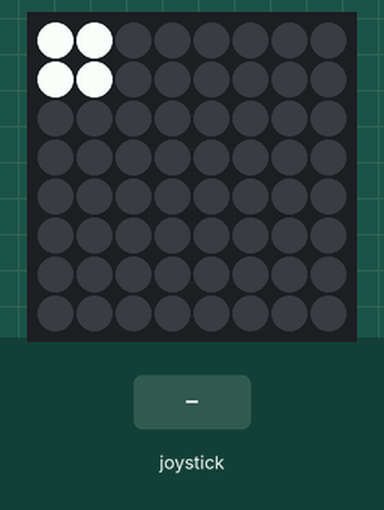
Simulated run of this program. Board: Raspberry Pi (BCM pin numbers) with a Sense HAT. Parts: the Sense HAT's 8×8 RGB LED matrix. The inputs (shaded band) are chosen by the test bench. Random numbers come from a fixed seed; the pygame window is not drawn.

Above: at 1.2 s.
1.3 s: joystick pushed down
At 1.9 s:
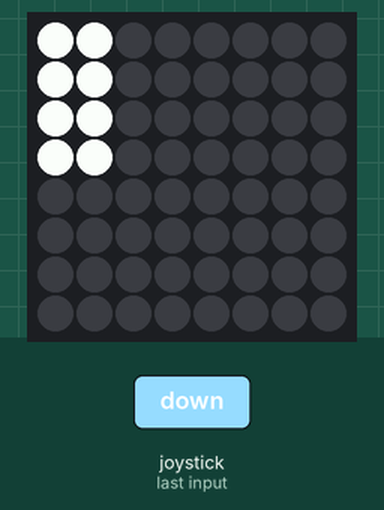
3.0 s: joystick pushed right
At 4.7 s:
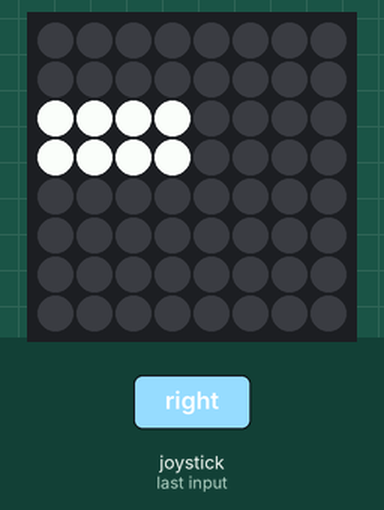
5.0 s: joystick pushed up
At 6.3 s:
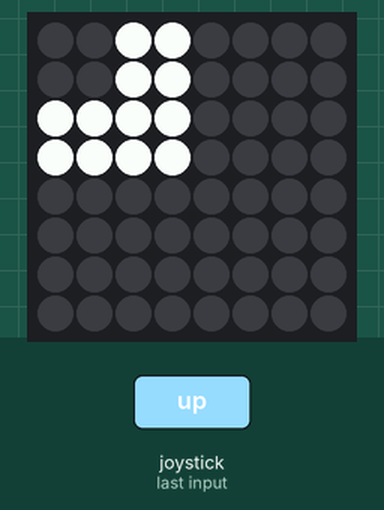
7.0 s: joystick clicked
At 7.6 s:
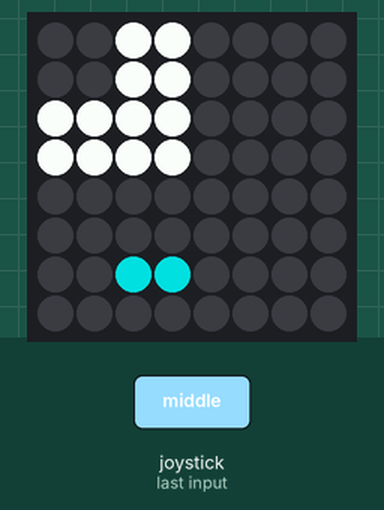
8.5 s: joystick pushed left
At 10.0 s:
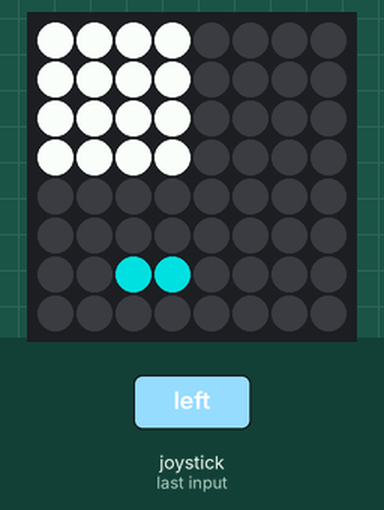
Timing chart, 0 to 11.0 s (numbered marks = the images above; inputs shaded):
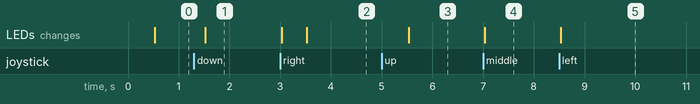

Measured:
- after the input at 1.3 s, the LEDs: change after 0.22 s (image 1)
- after the input at 3.0 s, the LEDs: first change at once (image 2 shows a later state)
- after the input at 5.0 s, the LEDs: change after 0.53 s (image 3)
- after the input at 7.0 s, the LEDs: change at once (image 4)
- after the input at 8.5 s, the LEDs: change at once (image 5)

The program:

Sense_Hat_Memory-pygame.py
```python
#!/usr/bin/env python3
#################################################
# The classic Memory game for Sense Hat
#

import random,time
import pygame
import pygame.locals as pgl
try :
    from sense_hat import SenseHat
except :
    try :
        from sense_emu import SenseHat
    except :
        from _sense_hat_ANSI import SenseHat

#################### INIT PART ####################

COLOR :dict = {'_':[0,0,0], 'R':[180,0,0], 'O':[170,100,0], 'Y':[160,160,0], 'G':[0,180,0], 'C':[0,160,160], 'B':[0,0,180], 'M':[160,0,160], 'W':[150,150,150], '#':[255,255,255]}
# Index is first letter of the color, except '_' is background and '#' is cursor or marker


#################### CLASS PART ####################

class Cell :
    """Object class for one cell of the 4x4 field"""

    def __init__(self, myX :int, myY :int, myColor :str, myPattern :int) :
        global COLOR
        """Initialize the cell with its coordinates, color and pattern"""
        self.X :int = myX
        self.Y :int = myY
        # color is a single letter abbreviation from the COLOR[] dictionary keys
        self.C :str = myColor
        # Pattern is an integer between 1-15, (4 bits), highest bit (value 8) representing whether there is a pixel
        # in the top-left corner of the pattern, next bit (value 4) is for top-right corner's pixel,
        # third bit (value 2) is bottom-left, and lowest bit (value 1) is for the bottom-right corner pixel.
        self.P :str = myPattern
        # Below flag is to signalize if the matching square has been discovered already
        self.Discovered :bool =False
        # Below flag signalizes if the square has been called up for watching and finding its mate
        self.Addressed  :bool =False


    def draw(self, _Forced :bool =False) -> None :
        """Draw myself on the screen based on the status
        Parameters:
        :param _Forced : Draw anyway, ignoring all statuses (as bool, default =False)
        :returns : None"""
        global COLOR
        cx, cy = 2*self.X, 2*self.Y
        # If we have to draw, then the "highlighted" pixel will be the self.Color, otherwise it will be also the background color.
        Pix = COLOR[self.C] if self.Discovered or self.Addressed or _Forced else COLOR['_']
        s.set_pixel(cx  ,cy  ,Pix if self.P%8 else COLOR['_'])
        s.set_pixel(cx+1,cy  ,Pix if self.P%4 else COLOR['_'])
        s.set_pixel(cx  ,cy+1,Pix if self.P%2 else COLOR['_'])
        s.set_pixel(cx+1,cy+1,Pix if self.P%1 else COLOR['_'])


    def getColor(self) -> str :
        """Return the actual color abbreviation as string"""
        return self.C

    def getPattern(self) -> int :
        """Return the actual pattern as int"""
        return self.P


    def address(self) -> None :
        """Call the cell to show temporary"""

        # If I am already discovered, then ignore and do not count as a step
        if self.Discovered : return
        # Every other activity counts as a step
        g.Steps += 1
        # If I am the one already addressed before, then switch off the addressing
        if self.Addressed :
            self.unaddress()
            g.LastAddressed = None
            return
        # If an other square has been already addressed before, then check if it has the same color than myself
        if g.LastAddressed :
            g.LastAddressed.unaddress()
            # If it is the same color, then discover the last addressed and myself as well
            if g.LastAddressed.getColor() == self.Color :
                g.LastAddressed.discover()
                self.discover()
                g.LastAddressed = None
                g.checkGameOver()
                return
        # Otherwise just make myself as the addressed square
        self.Addressed = True
        g.LastAddressed = self

    def unaddress(self) -> None :
        """Remove the addressing of the cell"""
        self.Addressed = False

    def discover(self) -> None :
        """Declare the cell as discovered"""
        self.Discovered = True


class Game :
    """The object to store the game parameters"""

    def __init__(self) :
        """Initialize the Game"""
        global COLOR

        self.Steps :int = 0
        self.Board :list = list(())
        # Cursor position, enabled, blink status
        self.CurX  :int = 0
        self.CurY  :int = 0
        self.CurE  :bool = True
        self.CurS  :bool = True
        # The last cell called up
        self.LastAddressed = None
        # Is the game over yet?
        self.GameOver :bool = False
        # Generate the colors, patterns and spread accross the board
        AllCols :set = set((COLOR.keys()))
        AllCols.discard('_') ; AllCols.discard('#')
        AllPatterns :set = set(())
        while len(AllPatterns) < 8 :
            Pat :int = random.randint(1,15)
            if Pat not in AllPatterns : AllPatterns.add(Pat)
        AllCoords :list = list((range(16)))
        for i in range(8) :
            pat = AllPatterns.pop()
            col = AllCols.pop()
            for j in range(2) :
                coo = random.choice(AllCoords)
                AllCoords.pop(AllCoords.index(coo))
                self.Board.append(Cell(coo%4,coo//4,col,pat))

    def redraw(self) -> None :
        """Redraw the screen"""
        for cell in self.Board : cell.draw()

    def curChange(self) -> None :
        """Change the status of the cursor on the screen"""
        global COLOR
        if not self.CurE : return
        self.CurS = not self.CurS
        if self.CurS :
            for dx,dy in [[0,0], [0,1], [1,0], [1,1]] :
                s.set_pixel(self.CurX*2+dx,self.CurY*2+dy,COLOR['#'])
        else :
            self.Board[4*self.CurY+self.CurX].draw()

    def checkGameOver(self) -> None :
        """Check if the game is over yet"""
        for cell in self.Board :
            if not cell.Discovered : return
        self.GameOver = True

    def cellClicked(self) -> None :
        """Manage the event that player clicked on the field"""
        self.Board[4*self.CurY+self.CurX].address()


#################### PROC PART ####################

def clamp(Value :int) -> int :
    """Limit the incoming value to 0..3"""
    return max(min(Value,3),0)

def handle_event(event) -> None :
    """Handle pygame key hit events"""
    if event.type != pgl.KEYDOWN : return
    if event.key in [pgl.K_SPACE, pgl.K_RETURN] :
        g.cellClicked()
    else :
        ek = str(event.key)
        if ek not in ["273", "274", "275", "276"] : return
        g.CurE = False
        g.Board[4*g.CurY+g.CurX].draw()
        dt = {"273":(0,-1) , "274":(0,1) , "276":(-1,0) , "275":(1,0)}[ek]
        g.CurX = clamp(g.CurX+dt[0]) ; g.CurY = clamp(g.CurY+dt[1])
        g.CurE = True

def fadeAway() -> None :
    """Fade the current screen away."""
    V = s.get_pixels()
    for q1 in range(40):
        for q2 in range(64):
            (rx, gx, bx) = V[q2]
            rx = math.floor(rx * 0.95) ; gx = math.floor(gx * 0.95) ; bx = math.floor(bx * 0.95)
            V[q2] = [rx, gx, bx]
        s.set_pixels(V)
        time.sleep(0.1)
    s.clear()


#################### MAIN PART ####################

s = SenseHat()
s.clear()
g = Game()
pygame.init()
pygame.display.set_mode((400, 400))

# Main game loop (watching for events and blink the cursor)
while not g.GameOver :
    for event in pygame.event.get(): handle_event(event)
    g.curChange()
    time.sleep(0.5)

fadeAway()
s.show_message(f"{g.Steps} steps used.")
pygame.quit()
```
